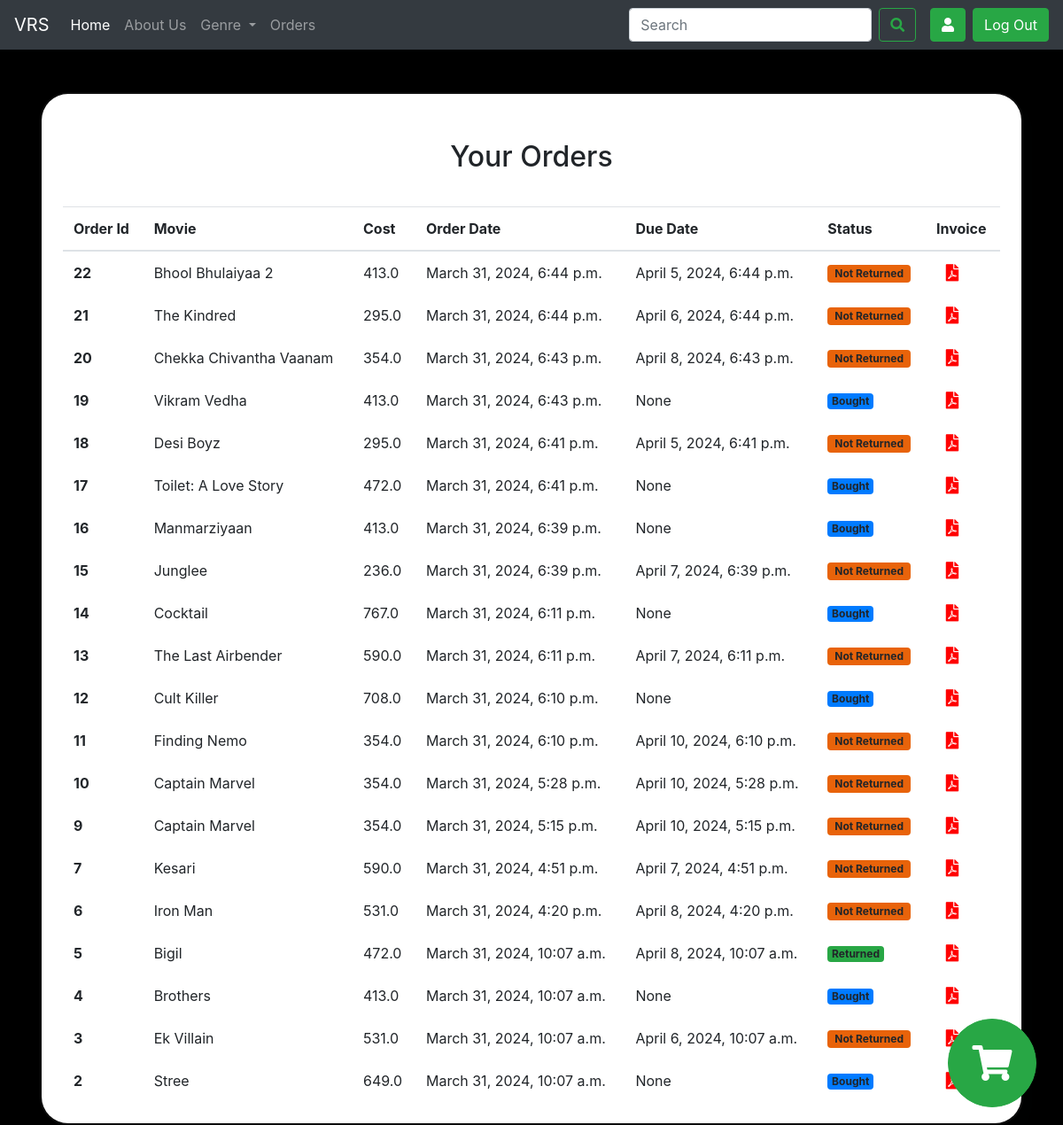
The page /orders/ (signed in) on the database as committed earlier.
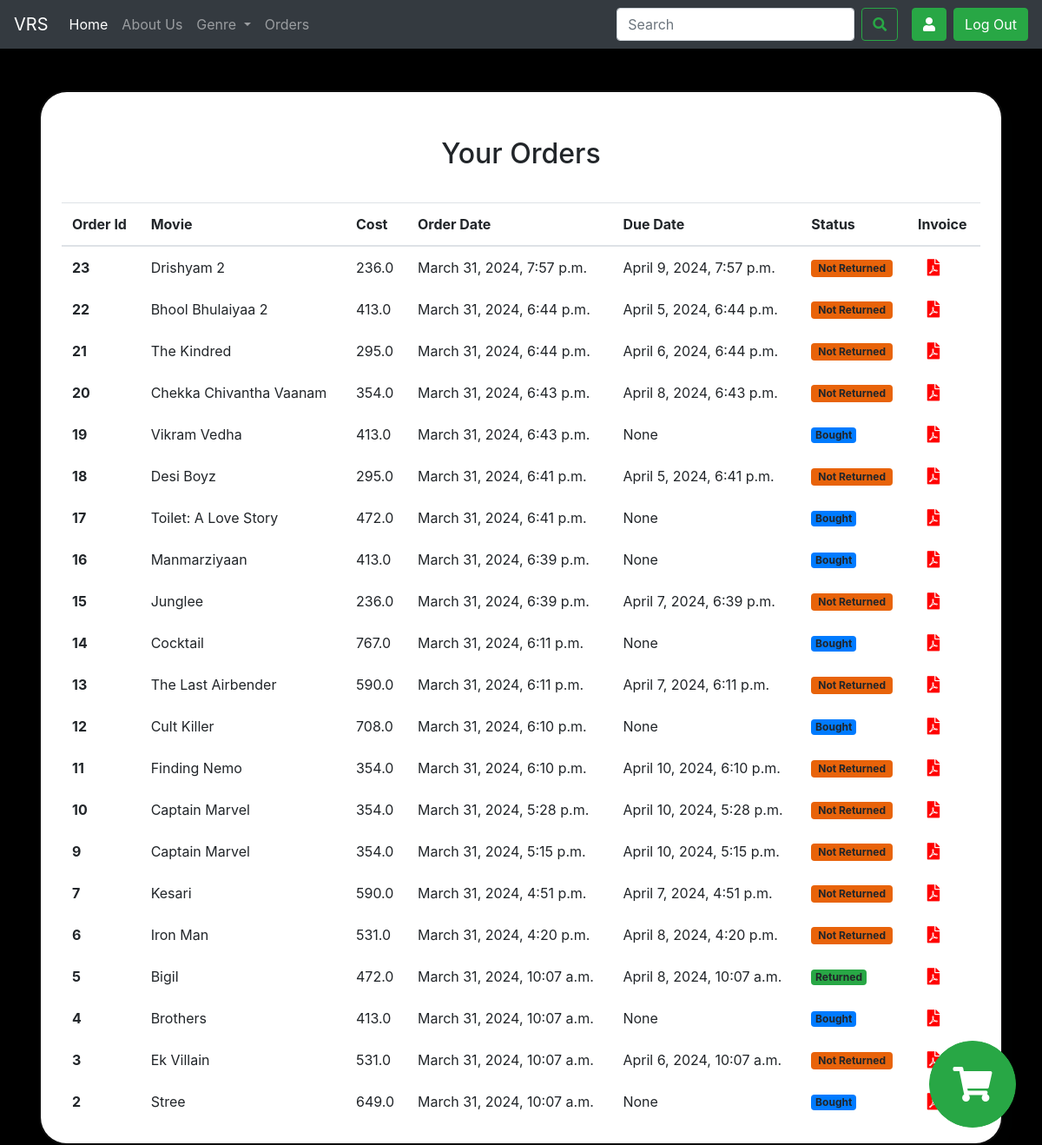
The same page on the database as committed later.
### home/models.py (models this page shows, shortened)
class Order(models.Model):
    order_id = models.AutoField(primary_key=True)
    order_date = models.DateTimeField(auto_now_add=True)
    user = models.ForeignKey(User, on_delete=models.CASCADE)
    movie = models.ForeignKey(Movie, on_delete=models.CASCADE, default=None)
    total_price = models.FloatField(default=0)
    isrented = models.BooleanField(default=True)
    status = models.CharField(max_length=100,choices=[('Not Returned','Not Returned'),('Sold','Sold'),('Overdue','Overdue'), ('Returned','Returned')],default='Not Returned')
    due_date = models.DateTimeField(blank = True, null = True)
    invoice_id = models.IntegerField(default=0)

class Movie(models.Model):
    id = models.AutoField(primary_key=True)
    title = models.CharField(max_length=100)
    desc = models.CharField(max_length=1000)
    img = models.ImageField(upload_to='movies/thumbnails', blank=True, null=True)
    img_url = models.CharField(max_length=1000, default='')
    backdrop_url = models.CharField(max_length=1000, default='')
    release_year = models.DateField(null = True)
    genre = models.CharField(max_length=100,choices=[('Action','Action'),('Comedy','Comedy'),('Drama','Drama'),('Horror','Horror'),('Romance','Romance'),('Thriller','Thriller')])
    cast = models.CharField(max_length=500)
    director = models.CharField(max_length=100)
    rating = models.FloatField()
    certification = models.CharField(max_length=10,choices=[('U','U'),('U/A','U/A'),('A','A')])
    rent_price = models.FloatField()
    buy_price = models.FloatField()
    rent_duration = models.IntegerField()
    runtime = models.DurationField(("Duration"), default=timedelta(0))
    total_quantity = models.IntegerField(default=10)
    available_quantity = models.IntegerField(default=10)
    def __str__(self):
        return self.title

### home/views.py (the view)
# urls.py: path("orders/",views.orders,name='orders'),
def orders(request):
    updatestatus()
    orders = Order.objects.filter(user=request.user)
    orders = sorted(orders, key=lambda x: x.order_id, reverse=True)
    params = {'orders':orders}
    return render(request,'orders.html',params)

### home/views.py (called while the page is built)
def updatestatus():
    orders = Order.objects.all()
    for order in orders:
        if order.status == 'Not Returned' and order.due_date < timezone.now():
            order.status = 'Overdue'
            order.save()

### templates/orders.html (shortened to what this page needs)
{% extends "base.html" %}
{% block body %}
<body class="god">
<section class="vh-100 gradient-custom-2">
    <div class="container py-5 h-100">
      <div class="row d-flex justify-content-center align-items-center h-100">
        <div class="col-md-12 col-xl-12">
          <div class="card mask-custom">
            <div class="card-body p-4 text-black">
              <div class="text-center pt-1 pb-2">
                <h2 class="my-4">Your Orders</h2>
              </div>
              <table class="table text-black mb-0" >
                <thead>
                  <tr>
                    <th scope="col">Order Id</th>
                    <th scope="col">Movie</th>
                    <th scope="col">Cost</th>
                    <th scope="col">Order Date</th>
                    <th scope="col">Due Date</th>
                    <th scope="col">Status</th>
                    <th scope="col">Invoice</th>
                </thead>
                <div  style = " margin: 5px; border-radius: 10px;">
                  {% for order in orders %}
                </tr>
                <tr class="fw-normal ">
                  <th class="border-0 align-middle">
                    <span class="ms-2 text-black">{{order.order_id}}</span>
                  </th>
                  <td class="border-0 align-middle">{{order.movie}}</td>
                  <td class="border-0 align-middle">{{order.total_price}}</td>
                  <td class="border-0 align-middle">{{order.order_date}}</td>
                  <td class="border-0 align-middle">{{order.due_date}}</td>
                  <td class="border-0 align-middle">
                    {% if order.status == "Returned" %}
                    <h6 class="mb-0"><span class="badge bg-success"> {{order.status}}</span></h6>
                    {% elif order.status == "Not Returned" %}
                    <h6 class="mb-0"><span class="badge py-1 px-2" style ="background-color: #e8630a"> {{order.status}}</span></h6>
                    {% elif order.status == "Sold" %}
                    <h6 class="mb-0"><span class="badge bg-primary"> Bought</span></h6>
                    {% else %}
                    <h6 class="mb-0"><span class="badge py-1 px-2" style ="background-color: #ff0022"> {{order.status}}</span></h6>
                    {% endif %}
                  </td>
                  <td class="border-0 align-middle pl-4"><a href="/pdf/{{order.invoice_id}}" ><i class="fas fa-file-pdf" style="scale:1.2;"></i></a></td>
                {% endfor %}
            </div>
              </table>
            </div>
          </div>
        </div>
      </div>
    </div>
  </section>
<body>
{% endblock body %}

Rows that differ between the two databases and show on the page:
added Order: order_id "23", movie "Drishyam 2", total_price "236.0", order_date "March 31, 2024, 7:57 p.m.", due_date "April 9, 2024, 7:57 p.m.", status "Not Returned"
